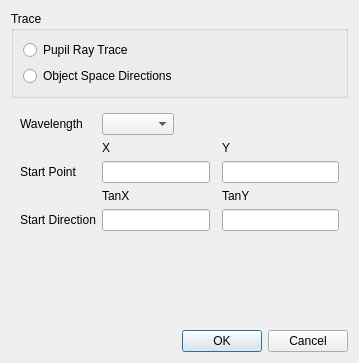
<?xml version="1.0" encoding="UTF-8"?>
<ui version="4.0">
 <class>RealRayTraceDialog</class>
 <widget class="QDialog" name="RealRayTraceDialog">
  <property name="geometry">
   <rect>
    <x>0</x>
    <y>0</y>
    <width>359</width>
    <height>363</height>
   </rect>
  </property>
  <property name="windowTitle">
   <string>Dialog</string>
  </property>
  <layout class="QVBoxLayout" name="verticalLayout">
   <item>
    <widget class="QGroupBox" name="groupBox">
     <property name="title">
      <string>Trace</string>
     </property>
     <layout class="QVBoxLayout" name="verticalLayout_2">
      <item>
       <widget class="QRadioButton" name="radioButton_Pupil">
        <property name="text">
         <string>Pupil Ray Trace</string>
        </property>
        <attribute name="buttonGroup">
         <string notr="true">buttonGroup_TraceType</string>
        </attribute>
       </widget>
      </item>
      <item>
       <widget class="QRadioButton" name="radioButton_Obj">
        <property name="text">
         <string>Object Space Directions</string>
        </property>
        <attribute name="buttonGroup">
         <string notr="true">buttonGroup_TraceType</string>
        </attribute>
       </widget>
      </item>
     </layout>
    </widget>
   </item>
   <item>
    <widget class="QStackedWidget" name="stackedWidget">
     <property name="currentIndex">
      <number>1</number>
     </property>
     <widget class="QWidget" name="page">
      <layout class="QGridLayout" name="gridLayout">
       <item row="4" column="2">
        <widget class="QLineEdit" name="lineEdit_Pupil_Y"/>
       </item>
       <item row="0" column="0">
        <widget class="QLabel" name="label_11">
         <property name="text">
          <string>Wavelength</string>
         </property>
        </widget>
       </item>
       <item row="2" column="0">
        <widget class="QLabel" name="label_3">
         <property name="text">
          <string>Field Index</string>
         </property>
        </widget>
       </item>
       <item row="4" column="0">
        <widget class="QLabel" name="label_8">
         <property name="text">
          <string>Relative Pupil 
 Coordinates</string>
         </property>
        </widget>
       </item>
       <item row="4" column="1">
        <widget class="QLineEdit" name="lineEdit_Pupil_X"/>
       </item>
       <item row="3" column="1">
        <widget class="QLabel" name="label">
         <property name="text">
          <string>X</string>
         </property>
        </widget>
       </item>
       <item row="3" column="2">
        <widget class="QLabel" name="label_2">
         <property name="text">
          <string>Y</string>
         </property>
        </widget>
       </item>
       <item row="5" column="1">
        <spacer name="verticalSpacer">
         <property name="orientation">
          <enum>Qt::Vertical</enum>
         </property>
         <property name="sizeHint" stdset="0">
          <size>
           <width>20</width>
           <height>40</height>
          </size>
         </property>
        </spacer>
       </item>
       <item row="0" column="1">
        <widget class="QComboBox" name="comboBox_Wvl_Pupil"/>
       </item>
       <item row="2" column="1">
        <widget class="QComboBox" name="comboBox_Field"/>
       </item>
      </layout>
     </widget>
     <widget class="QWidget" name="page_2">
      <layout class="QGridLayout" name="gridLayout_2">
       <item row="3" column="0">
        <widget class="QLabel" name="label_9">
         <property name="text">
          <string>Start Point</string>
         </property>
        </widget>
       </item>
       <item row="4" column="1" colspan="2">
        <widget class="QLabel" name="label_6">
         <property name="text">
          <string>TanX</string>
         </property>
        </widget>
       </item>
       <item row="2" column="1">
        <widget class="QLabel" name="label_4">
         <property name="text">
          <string>X</string>
         </property>
        </widget>
       </item>
       <item row="2" column="4">
        <widget class="QLabel" name="label_5">
         <property name="text">
          <string>Y</string>
         </property>
        </widget>
       </item>
       <item row="5" column="4">
        <widget class="QLineEdit" name="lineEdit_Obj_TanY"/>
       </item>
       <item row="4" column="4">
        <widget class="QLabel" name="label_7">
         <property name="text">
          <string>TanY</string>
         </property>
        </widget>
       </item>
       <item row="5" column="0">
        <widget class="QLabel" name="label_10">
         <property name="text">
          <string>Start Direction</string>
         </property>
        </widget>
       </item>
       <item row="5" column="1" colspan="2">
        <widget class="QLineEdit" name="lineEdit_Obj_TanX"/>
       </item>
       <item row="3" column="1" colspan="2">
        <widget class="QLineEdit" name="lineEdit_Obj_X"/>
       </item>
       <item row="3" column="4">
        <widget class="QLineEdit" name="lineEdit_Obj_Y"/>
       </item>
       <item row="6" column="1" colspan="3">
        <spacer name="verticalSpacer_2">
         <property name="orientation">
          <enum>Qt::Vertical</enum>
         </property>
         <property name="sizeHint" stdset="0">
          <size>
           <width>20</width>
           <height>40</height>
          </size>
         </property>
        </spacer>
       </item>
       <item row="0" column="0">
        <widget class="QLabel" name="label_12">
         <property name="text">
          <string>Wavelength</string>
         </property>
        </widget>
       </item>
       <item row="0" column="1">
        <widget class="QComboBox" name="comboBox_Wvl_Obj"/>
       </item>
      </layout>
     </widget>
    </widget>
   </item>
   <item>
    <widget class="QDialogButtonBox" name="buttonBox">
     <property name="orientation">
      <enum>Qt::Horizontal</enum>
     </property>
     <property name="standardButtons">
      <set>QDialogButtonBox::Cancel|QDialogButtonBox::Ok</set>
     </property>
    </widget>
   </item>
  </layout>
 </widget>
 <resources/>
 <connections>
  <connection>
   <sender>buttonBox</sender>
   <signal>accepted()</signal>
   <receiver>RealRayTraceDialog</receiver>
   <slot>accept()</slot>
   <hints>
    <hint type="sourcelabel">
     <x>248</x>
     <y>254</y>
    </hint>
    <hint type="destinationlabel">
     <x>157</x>
     <y>274</y>
    </hint>
   </hints>
  </connection>
  <connection>
   <sender>buttonBox</sender>
   <signal>rejected()</signal>
   <receiver>RealRayTraceDialog</receiver>
   <slot>reject()</slot>
   <hints>
    <hint type="sourcelabel">
     <x>316</x>
     <y>260</y>
    </hint>
    <hint type="destinationlabel">
     <x>286</x>
     <y>274</y>
    </hint>
   </hints>
  </connection>
 </connections>
 <buttongroups>
  <buttongroup name="buttonGroup_TraceType"/>
 </buttongroups>
</ui>
